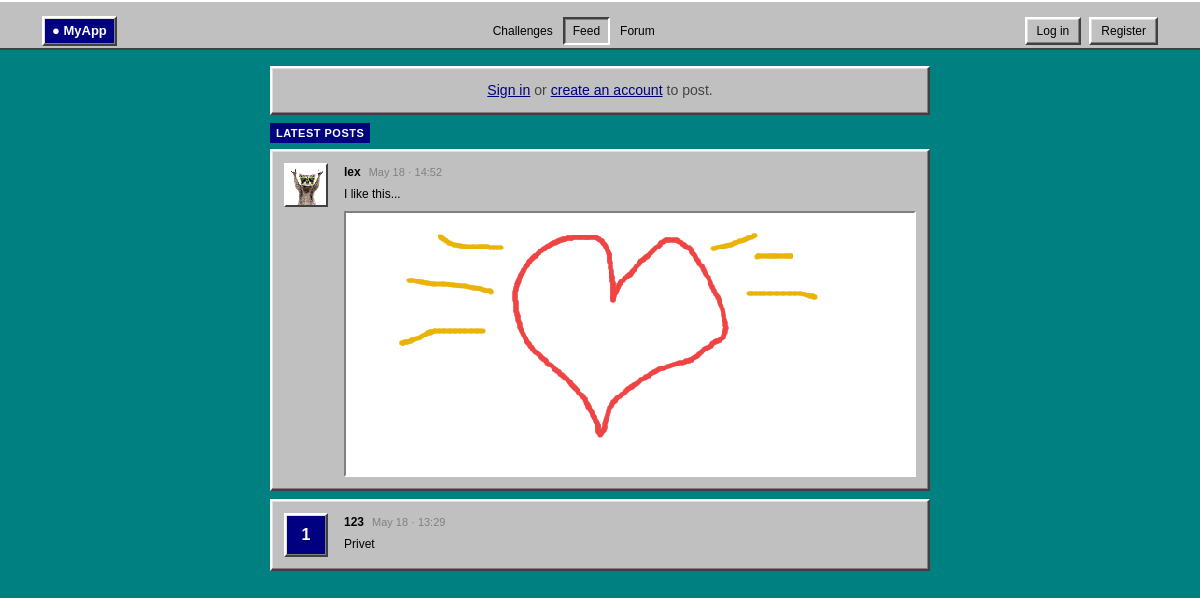
The app's page /feed with its own data.
### app.py (models this page shows, shortened)
class Post(db.Model):
    id         = db.Column(db.Integer, primary_key=True)
    body       = db.Column(db.String(500), nullable=True)
    image      = db.Column(db.String(256), nullable=True)
    created_at = db.Column(db.DateTime, server_default=db.func.now())
    user_id    = db.Column(db.Integer, db.ForeignKey("user.id"), nullable=False)

class User(db.Model):
    id           = db.Column(db.Integer, primary_key=True)
    username     = db.Column(db.String(80), unique=True, nullable=False)
    password     = db.Column(db.String(256), nullable=False)
    avatar       = db.Column(db.String(256), nullable=True)
    totp_secret  = db.Column(db.String(32),  nullable=True)
    totp_enabled = db.Column(db.Boolean, default=False, nullable=False)
    is_admin     = db.Column(db.Boolean, default=False, nullable=False)
    banner_color = db.Column(db.String(7),  nullable=True)
    points       = db.Column(db.Integer,    default=0,   nullable=False)
    posts        = db.relationship("Post", backref="author", lazy=True)
    following = db.relationship(
        "User", secondary=follows,
        primaryjoin=(follows.c.follower_id == id),
        secondaryjoin=(follows.c.followed_id == id),
        backref=db.backref("followers", lazy="dynamic"),
        lazy="dynamic",
    )

### app.py (the view, shortened to what this page needs)
@app.route("/feed", methods=["GET", "POST"])
def feed():
    posts = Post.query.order_by(Post.created_at.desc()).limit(50).all()
    return render_template("feed.html", posts=posts, username=session.get("username"))

### app.py (called while the page is built)
@app.context_processor
def inject_unread():
    username = session.get("username")
    if username:
        user = User.query.filter_by(username=username).first()
        if user:
            count = Message.query.filter_by(receiver_id=user.id, is_read=False).count()
            return {"unread_count": count, "viewer_is_admin": user.is_admin}
    return {"unread_count": 0, "viewer_is_admin": False}

### templates/feed.html (shortened to what this page needs)
{% extends "base.html" %}
{% block content %}
<div class="feed-wrap">
  {% if username %}
  <div class="card compose-card mb-3">
    <div class="card-body">
      <form method="POST" action="/feed" id="feedForm">
        <div class="d-flex gap-3">
          <div class="av av-md">{{ username[0].upper() }}</div>
          <div class="flex-grow-1">
            <textarea name="body" id="feedBody" class="form-control"
                      rows="2" maxlength="500"
                      placeholder="What's on your mind?"></textarea>
            {% set g_id = "feed" %}{% set g_btn_id = "feedBtn" %}
            {% include "_graffiti.html" %}
            <hr class="compose-divider">
            <div class="d-flex justify-content-between align-items-center">
              <div class="d-flex align-items-center gap-2">
                <span id="feedCount" class="post-meta">0 / 500</span>
                <button type="button" class="btn-draw"
                        data-bs-toggle="collapse" data-bs-target="#feedGraffiti">
                  &#127912; Draw
                </button>
              </div>
              <button type="submit" class="btn btn-primary btn-sm px-4"
                      id="feedBtn" disabled>Post</button>
            </div>
          </div>
        </div>
      </form>
    </div>
  </div>
  {% else %}
  <div class="card mb-3">
    <div class="card-body text-center py-3" style="font-size:.88rem; color:var(--muted)">
      <a href="/login">Sign in</a> or <a href="/register">create an account</a> to post.
    </div>
  </div>
  {% endif %}
  <p class="section-label">Latest posts</p>
  {% if posts %}
  <div class="d-flex flex-column gap-2">
    {% for post in posts %}
    <div class="card post-card card-hover">
      <div class="card-body">
        <div class="d-flex gap-3">
          <a href="/u/{{ post.author.username }}" class="text-decoration-none">
            <div class="av av-md">
              {% if post.author.avatar %}
                <img src="{{ url_for('static', filename='uploads/' ~ post.author.avatar) }}" alt="">
              {% else %}
                {{ post.author.username[0].upper() }}
              {% endif %}
            </div>
          </a>
          <div class="flex-grow-1 min-w-0">
            <div class="d-flex align-items-baseline gap-2 mb-1">
              <a href="/u/{{ post.author.username }}" class="author-link">{{ post.author.username }}</a>
              <span class="post-meta">{{ post.created_at.strftime("%b %d · %H:%M") }}</span>
            </div>
            {% if post.body %}<p class="post-body mb-0">{{ post.body }}</p>{% endif %}
            {% if post.image %}
            <div class="{% if post.body %}mt-2{% endif %}">
              <img src="{{ url_for('static', filename='uploads/' ~ post.image) }}"
                   class="post-drawing" alt="graffiti">
            </div>
            {% endif %}
          </div>
        </div>
      </div>
    </div>
    {% endfor %}
  </div>
  {% endif %}
</div>
{% endblock %}

### static/css/style.css (style rules this page uses)
:root { --bg: #008080; --surface: #c0c0c0; --text: #000000; --muted: #444444; --subtle: #808080; --border: #808080; --b-light: #ffffff; --b-mid: #dfdfdf; --b-dark: #808080; --b-darker: #404040; --accent: #000080; --accent-hover: #1084d0; --accent-light: #c0c0c0; --accent-muted: #000080; --radius: 0; --shadow: none; --shadow-md: none; }
.win-raised, .card, .stat-box, .graffiti-wrap, .auth-card { border: 2px solid; border-color: var(--b-light) var(--b-darker) var(--b-darker) var(--b-light); box-shadow: inset -1px -1px 0 var(--b-dark), inset 1px 1px 0 var(--b-mid); }
*, *::before, *::after { box-sizing: border-box; }
body { background: var(--bg); color: var(--text); font-family: "MS Sans Serif", "Arial", Tahoma, sans-serif; font-size: 12px; line-height: 1.5; -webkit-font-smoothing: none; image-rendering: pixelated; }
a { color: var(--accent); text-decoration: underline; }
.card { background: var(--surface) !important; border-radius: 0 !important; }
.card-hover { transition: none; }
.feed-wrap { max-width: 660px; margin: 0 auto; }
.section-label { font-size: 11px; font-weight: 700; text-transform: uppercase; letter-spacing: .5px; color: #fff; margin-bottom: 6px; padding: 2px 6px; background: var(--accent); display: inline-block; }
.post-card .card-body { padding: 10px; }
.post-body { font-size: 12px; white-space: pre-wrap; color: var(--text); }
.post-meta { font-size: 11px; color: var(--subtle); }
.author-link { color: var(--text); font-weight: 700; text-decoration: none; font-size: 12px; }
.av { border-radius: 0; display: flex; align-items: center; justify-content: center; font-weight: 700; flex-shrink: 0; background: #000080; color: #ffffff; overflow: hidden; border: 2px solid; border-color: var(--b-light) var(--b-darker) var(--b-darker) var(--b-light); box-shadow: inset -1px -1px 0 var(--b-dark), inset 1px 1px 0 var(--b-mid); }
.av img { width: 100%; height: 100%; object-fit: cover; border-radius: 0; }
.av-md { width: 44px; height: 44px; font-size: 1rem; }
.post-drawing { max-width: 100%; border: 2px solid; border-color: var(--b-dark) var(--b-light) var(--b-light) var(--b-dark); box-shadow: inset 1px 1px 0 var(--b-darker); display: block; }
.mb-3 { margin-bottom: 8px !important; }
.card-body { padding: 12px !important; }

### records on screen
Post: avatar (picture), author.username "lex", created_at "May 18 · 14:52", body "I like this...", image (picture)
Post: author "1", author.username "123", created_at "May 18 · 13:29", body "Privet"
